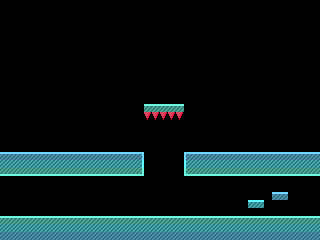

Rendered tile map (Tiled .tmx) drawn with the repository's tilesets; below, a short description and the full map source, tile grids included:
An orthogonal 40x30 tile map with 8x8 px tiles, 1 tile layer (Calque de Tuiles 1), 2 tilesets and 6 objects (mainPlayer, Spike).

<map version="1.4" tiledversion="1.4.2" orientation="orthogonal" renderorder="right-down" width="40" height="30" tilewidth="8" tileheight="8" infinite="0" nextlayerid="4" nextobjectid="18">
 <tileset firstgid="1" source="tiles3.tsx" />
 <tileset firstgid="901" source="tiles1.tsx" />
 <layer id="1" name="Calque de Tuiles 1" width="40" height="30">
  <data encoding="csv">
0,0,0,0,0,0,0,0,0,0,0,0,0,0,0,0,0,0,0,0,0,0,0,0,0,0,0,0,0,0,0,0,0,0,0,0,0,0,0,0,
0,0,0,0,0,0,0,0,0,0,0,0,0,0,0,0,0,0,0,0,0,0,0,0,0,0,0,0,0,0,0,0,0,0,0,0,0,0,0,0,
0,0,0,0,0,0,0,0,0,0,0,0,0,0,0,0,0,0,0,0,0,0,0,0,0,0,0,0,0,0,0,0,0,0,0,0,0,0,0,0,
0,0,0,0,0,0,0,0,0,0,0,0,0,0,0,0,0,0,0,0,0,0,0,0,0,0,0,0,0,0,0,0,0,0,0,0,0,0,0,0,
0,0,0,0,0,0,0,0,0,0,0,0,0,0,0,0,0,0,0,0,0,0,0,0,0,0,0,0,0,0,0,0,0,0,0,0,0,0,0,0,
0,0,0,0,0,0,0,0,0,0,0,0,0,0,0,0,0,0,0,0,0,0,0,0,0,0,0,0,0,0,0,0,0,0,0,0,0,0,0,0,
0,0,0,0,0,0,0,0,0,0,0,0,0,0,0,0,0,0,0,0,0,0,0,0,0,0,0,0,0,0,0,0,0,0,0,0,0,0,0,0,
0,0,0,0,0,0,0,0,0,0,0,0,0,0,0,0,0,0,0,0,0,0,0,0,0,0,0,0,0,0,0,0,0,0,0,0,0,0,0,0,
0,0,0,0,0,0,0,0,0,0,0,0,0,0,0,0,0,0,0,0,0,0,0,0,0,0,0,0,0,0,0,0,0,0,0,0,0,0,0,0,
0,0,0,0,0,0,0,0,0,0,0,0,0,0,0,0,0,0,0,0,0,0,0,0,0,0,0,0,0,0,0,0,0,0,0,0,0,0,0,0,
0,0,0,0,0,0,0,0,0,0,0,0,0,0,0,0,0,0,0,0,0,0,0,0,0,0,0,0,0,0,0,0,0,0,0,0,0,0,0,0,
0,0,0,0,0,0,0,0,0,0,0,0,0,0,0,0,0,0,0,0,0,0,0,0,0,0,0,0,0,0,0,0,0,0,0,0,0,0,0,0,
0,0,0,0,0,0,0,0,0,0,0,0,0,0,0,0,0,0,0,0,0,0,0,0,0,0,0,0,0,0,0,0,0,0,0,0,0,0,0,0,
0,0,0,0,0,0,0,0,0,0,0,0,0,0,0,0,0,0,439,439,439,439,439,0,0,0,0,0,0,0,0,0,0,0,0,0,0,0,0,0,
0,0,0,0,0,0,0,0,0,0,0,0,0,0,0,0,0,0,910,910,910,910,910,0,0,0,0,0,0,0,0,0,0,0,0,0,0,0,0,0,
0,0,0,0,0,0,0,0,0,0,0,0,0,0,0,0,0,0,0,0,0,0,0,0,0,0,0,0,0,0,0,0,0,0,0,0,0,0,0,0,
0,0,0,0,0,0,0,0,0,0,0,0,0,0,0,0,0,0,0,0,0,0,0,0,0,0,0,0,0,0,0,0,0,0,0,0,0,0,0,0,
0,0,0,0,0,0,0,0,0,0,0,0,0,0,0,0,0,0,0,0,0,0,0,0,0,0,0,0,0,0,0,0,0,0,0,0,0,0,0,0,
0,0,0,0,0,0,0,0,0,0,0,0,0,0,0,0,0,0,0,0,0,0,0,0,0,0,0,0,0,0,0,0,0,0,0,0,0,0,0,0,
499,499,499,499,499,499,499,499,499,499,499,499,499,499,499,499,499,500,0,0,0,0,0,498,499,499,499,499,499,499,499,499,499,499,499,499,499,499,499,499,
463,463,463,463,463,463,463,463,463,463,463,463,463,463,463,463,463,472,0,0,0,0,0,471,463,463,463,463,463,463,463,463,463,463,463,463,463,463,463,463,
444,444,444,444,444,444,444,444,444,444,444,444,444,444,444,444,444,445,0,0,0,0,0,443,444,444,444,444,444,444,444,444,444,444,444,444,444,444,444,444,
0,0,0,0,0,0,0,0,0,0,0,0,0,0,0,0,0,0,0,0,0,0,0,0,0,0,0,0,0,0,0,0,0,0,0,0,0,0,0,0,
0,0,0,0,0,0,0,0,0,0,0,0,0,0,0,0,0,0,0,0,0,0,0,0,0,0,0,0,0,0,0,0,0,0,0,0,0,0,0,0,
0,0,0,0,0,0,0,0,0,0,0,0,0,0,0,0,0,0,0,0,0,0,0,0,0,0,0,0,0,0,0,0,0,0,499,499,0,0,0,0,
0,0,0,0,0,0,0,0,0,0,0,0,0,0,0,0,0,0,0,0,0,0,0,0,0,0,0,0,0,0,0,469,469,0,0,0,0,0,0,0,
0,0,0,0,0,0,0,0,0,0,0,0,0,0,0,0,0,0,0,0,0,0,0,0,0,0,0,0,0,0,0,0,0,0,0,0,0,0,0,0,
439,439,439,439,439,439,439,439,439,439,439,439,439,439,439,439,439,439,439,439,439,439,439,439,439,439,439,439,439,439,439,439,439,439,439,439,439,439,439,439,
463,463,463,463,463,463,463,463,463,463,463,463,463,463,463,463,463,463,463,463,463,463,463,463,463,463,463,463,463,463,463,463,463,463,463,463,463,463,463,463,
493,493,493,493,493,493,493,493,493,493,493,493,493,493,493,493,493,493,493,493,493,493,493,493,493,493,493,493,493,493,493,493,493,493,493,493,493,493,493,493
</data>
 </layer>
 <objectgroup id="2" name="Calque d'Objets 1">
  <object id="3" name="mainPlayer" x="85" y="84" width="14" height="24">
   <properties>
    <property name="framewidth" type="int" value="14" />
    <property name="image" value="sprite_scaled" />
   </properties>
  </object>
 </objectgroup>
 <objectgroup id="3" name="collision">
  <object id="10" x="-0.125" y="216" width="320.125" height="8.125" />
  <object id="11" x="184.125" y="152.125" width="135.75" height="23.75" />
  <object id="12" x="0.125" y="152" width="143.625" height="23.875" />
  <object id="13" x="144" y="104.125" width="40" height="7.625" />
  <object id="14" type="Spike" x="144.182" y="111.636" width="40" height="8.18182" />
 </objectgroup>
</map>
